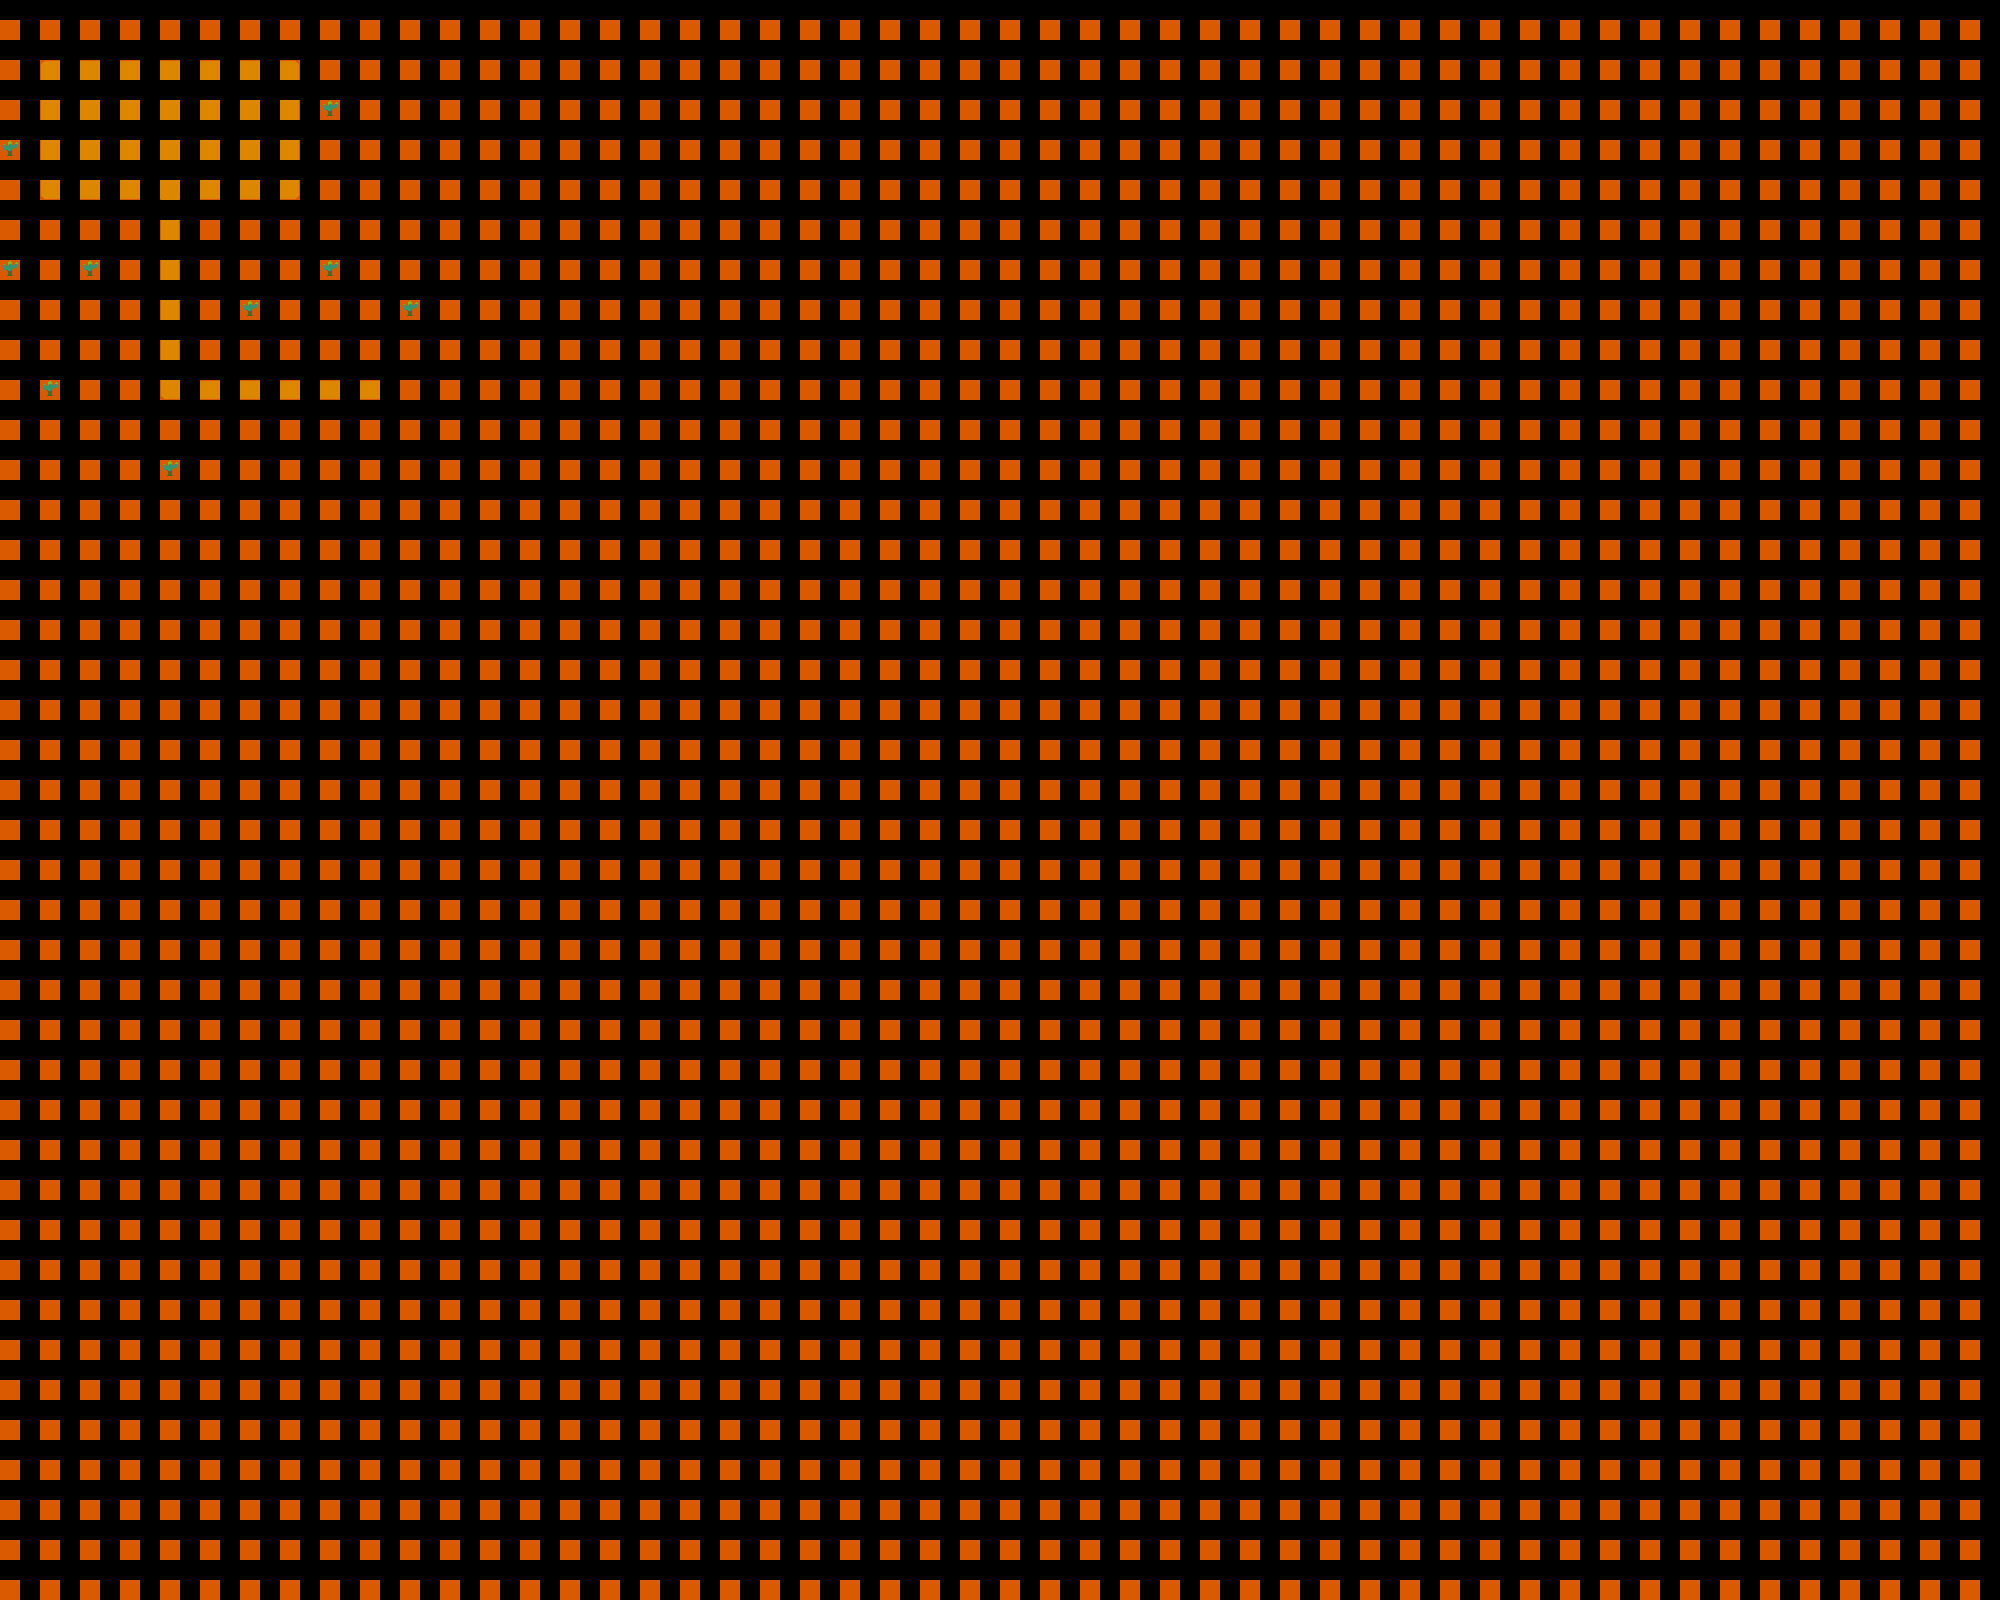

A level layout from a 2D game, rendered from its tile map. Below: a short description, then the map file with its tile-grid data intact:
An orthogonal 50x40 tile map with 40x40 px tiles, 1 tile layer (Tile Layer 1) and 8 objects (spawn).

<map version="1.11" tiledversion="1.11.2" orientation="orthogonal" renderorder="right-down" width="50" height="40" tilewidth="40" tileheight="40" infinite="0" nextlayerid="4" nextobjectid="9">
 <editorsettings>
  <export target="start.lua" format="lua" />
 </editorsettings>
 <tileset firstgid="1" source="../tilesets/desert.tsx" />
 <layer id="1" name="Tile Layer 1" width="50" height="40">
  <data encoding="csv">
2,2,2,2,2,2,2,2,2,2,2,2,2,2,2,2,2,2,2,2,2,2,2,2,2,2,2,2,2,2,2,2,2,2,2,2,2,2,2,2,2,2,2,2,2,2,2,2,2,2,
2,3,4,4,4,4,4,5,2,2,2,2,2,2,2,2,2,2,2,2,2,2,2,2,2,2,2,2,2,2,2,2,2,2,2,2,2,2,2,2,2,2,2,2,2,2,2,2,2,2,
2,19,20,20,20,20,20,21,34,2,2,2,2,2,2,2,2,2,2,2,2,2,2,2,2,2,2,2,2,2,2,2,2,2,2,2,2,2,2,2,2,2,2,2,2,2,2,2,2,2,
34,19,20,20,20,20,20,21,2,2,2,2,2,2,2,2,2,2,2,2,2,2,2,2,2,2,2,2,2,2,2,2,2,2,2,2,2,2,2,2,2,2,2,2,2,2,2,2,2,2,
2,35,36,36,66,36,36,37,2,2,2,2,2,2,2,2,2,2,2,2,2,2,2,2,2,2,2,2,2,2,2,2,2,2,2,2,2,2,2,2,2,2,2,2,2,2,2,2,2,2,
2,2,2,2,65,2,2,2,2,2,2,2,2,2,2,2,2,2,2,2,2,2,2,2,2,2,2,2,2,2,2,2,2,2,2,2,2,2,2,2,2,2,2,2,2,2,2,2,2,2,
34,2,34,2,65,2,2,2,34,2,2,2,2,2,2,2,2,2,2,2,2,2,2,2,2,2,2,2,2,2,2,2,2,2,2,2,2,2,2,2,2,2,2,2,2,2,2,2,2,2,
2,2,2,2,65,2,34,2,2,2,34,2,2,2,2,2,2,2,2,2,2,2,2,2,2,2,2,2,2,2,2,2,2,2,2,2,2,2,2,2,2,2,2,2,2,2,2,2,2,2,
2,2,2,2,65,2,2,2,2,2,2,2,2,2,2,2,2,2,2,2,2,2,2,2,2,2,2,2,2,2,2,2,2,2,2,2,2,2,2,2,2,2,2,2,2,2,2,2,2,2,
2,34,2,2,98,81,81,81,81,81,2,2,2,2,2,2,2,2,2,2,2,2,2,2,2,2,2,2,2,2,2,2,2,2,2,2,2,2,2,2,2,2,2,2,2,2,2,2,2,2,
2,2,2,2,2,2,2,2,2,2,2,2,2,2,2,2,2,2,2,2,2,2,2,2,2,2,2,2,2,2,2,2,2,2,2,2,2,2,2,2,2,2,2,2,2,2,2,2,2,2,
2,2,2,2,34,2,2,2,2,2,2,2,2,2,2,2,2,2,2,2,2,2,2,2,2,2,2,2,2,2,2,2,2,2,2,2,2,2,2,2,2,2,2,2,2,2,2,2,2,2,
2,2,2,2,2,2,2,2,2,2,2,2,2,2,2,2,2,2,2,2,2,2,2,2,2,2,2,2,2,2,2,2,2,2,2,2,2,2,2,2,2,2,2,2,2,2,2,2,2,2,
2,2,2,2,2,2,2,2,2,2,2,2,2,2,2,2,2,2,2,2,2,2,2,2,2,2,2,2,2,2,2,2,2,2,2,2,2,2,2,2,2,2,2,2,2,2,2,2,2,2,
2,2,2,2,2,2,2,2,2,2,2,2,2,2,2,2,2,2,2,2,2,2,2,2,2,2,2,2,2,2,2,2,2,2,2,2,2,2,2,2,2,2,2,2,2,2,2,2,2,2,
2,2,2,2,2,2,2,2,2,2,2,2,2,2,2,2,2,2,2,2,2,2,2,2,2,2,2,2,2,2,2,2,2,2,2,2,2,2,2,2,2,2,2,2,2,2,2,2,2,2,
2,2,2,2,2,2,2,2,2,2,2,2,2,2,2,2,2,2,2,2,2,2,2,2,2,2,2,2,2,2,2,2,2,2,2,2,2,2,2,2,2,2,2,2,2,2,2,2,2,2,
2,2,2,2,2,2,2,2,2,2,2,2,2,2,2,2,2,2,2,2,2,2,2,2,2,2,2,2,2,2,2,2,2,2,2,2,2,2,2,2,2,2,2,2,2,2,2,2,2,2,
2,2,2,2,2,2,2,2,2,2,2,2,2,2,2,2,2,2,2,2,2,2,2,2,2,2,2,2,2,2,2,2,2,2,2,2,2,2,2,2,2,2,2,2,2,2,2,2,2,2,
2,2,2,2,2,2,2,2,2,2,2,2,2,2,2,2,2,2,2,2,2,2,2,2,2,2,2,2,2,2,2,2,2,2,2,2,2,2,2,2,2,2,2,2,2,2,2,2,2,2,
2,2,2,2,2,2,2,2,2,2,2,2,2,2,2,2,2,2,2,2,2,2,2,2,2,2,2,2,2,2,2,2,2,2,2,2,2,2,2,2,2,2,2,2,2,2,2,2,2,2,
2,2,2,2,2,2,2,2,2,2,2,2,2,2,2,2,2,2,2,2,2,2,2,2,2,2,2,2,2,2,2,2,2,2,2,2,2,2,2,2,2,2,2,2,2,2,2,2,2,2,
2,2,2,2,2,2,2,2,2,2,2,2,2,2,2,2,2,2,2,2,2,2,2,2,2,2,2,2,2,2,2,2,2,2,2,2,2,2,2,2,2,2,2,2,2,2,2,2,2,2,
2,2,2,2,2,2,2,2,2,2,2,2,2,2,2,2,2,2,2,2,2,2,2,2,2,2,2,2,2,2,2,2,2,2,2,2,2,2,2,2,2,2,2,2,2,2,2,2,2,2,
2,2,2,2,2,2,2,2,2,2,2,2,2,2,2,2,2,2,2,2,2,2,2,2,2,2,2,2,2,2,2,2,2,2,2,2,2,2,2,2,2,2,2,2,2,2,2,2,2,2,
2,2,2,2,2,2,2,2,2,2,2,2,2,2,2,2,2,2,2,2,2,2,2,2,2,2,2,2,2,2,2,2,2,2,2,2,2,2,2,2,2,2,2,2,2,2,2,2,2,2,
2,2,2,2,2,2,2,2,2,2,2,2,2,2,2,2,2,2,2,2,2,2,2,2,2,2,2,2,2,2,2,2,2,2,2,2,2,2,2,2,2,2,2,2,2,2,2,2,2,2,
2,2,2,2,2,2,2,2,2,2,2,2,2,2,2,2,2,2,2,2,2,2,2,2,2,2,2,2,2,2,2,2,2,2,2,2,2,2,2,2,2,2,2,2,2,2,2,2,2,2,
2,2,2,2,2,2,2,2,2,2,2,2,2,2,2,2,2,2,2,2,2,2,2,2,2,2,2,2,2,2,2,2,2,2,2,2,2,2,2,2,2,2,2,2,2,2,2,2,2,2,
2,2,2,2,2,2,2,2,2,2,2,2,2,2,2,2,2,2,2,2,2,2,2,2,2,2,2,2,2,2,2,2,2,2,2,2,2,2,2,2,2,2,2,2,2,2,2,2,2,2,
2,2,2,2,2,2,2,2,2,2,2,2,2,2,2,2,2,2,2,2,2,2,2,2,2,2,2,2,2,2,2,2,2,2,2,2,2,2,2,2,2,2,2,2,2,2,2,2,2,2,
2,2,2,2,2,2,2,2,2,2,2,2,2,2,2,2,2,2,2,2,2,2,2,2,2,2,2,2,2,2,2,2,2,2,2,2,2,2,2,2,2,2,2,2,2,2,2,2,2,2,
2,2,2,2,2,2,2,2,2,2,2,2,2,2,2,2,2,2,2,2,2,2,2,2,2,2,2,2,2,2,2,2,2,2,2,2,2,2,2,2,2,2,2,2,2,2,2,2,2,2,
2,2,2,2,2,2,2,2,2,2,2,2,2,2,2,2,2,2,2,2,2,2,2,2,2,2,2,2,2,2,2,2,2,2,2,2,2,2,2,2,2,2,2,2,2,2,2,2,2,2,
2,2,2,2,2,2,2,2,2,2,2,2,2,2,2,2,2,2,2,2,2,2,2,2,2,2,2,2,2,2,2,2,2,2,2,2,2,2,2,2,2,2,2,2,2,2,2,2,2,2,
2,2,2,2,2,2,2,2,2,2,2,2,2,2,2,2,2,2,2,2,2,2,2,2,2,2,2,2,2,2,2,2,2,2,2,2,2,2,2,2,2,2,2,2,2,2,2,2,2,2,
2,2,2,2,2,2,2,2,2,2,2,2,2,2,2,2,2,2,2,2,2,2,2,2,2,2,2,2,2,2,2,2,2,2,2,2,2,2,2,2,2,2,2,2,2,2,2,2,2,2,
2,2,2,2,2,2,2,2,2,2,2,2,2,2,2,2,2,2,2,2,2,2,2,2,2,2,2,2,2,2,2,2,2,2,2,2,2,2,2,2,2,2,2,2,2,2,2,2,2,2,
2,2,2,2,2,2,2,2,2,2,2,2,2,2,2,2,2,2,2,2,2,2,2,2,2,2,2,2,2,2,2,2,2,2,2,2,2,2,2,2,2,2,2,2,2,2,2,2,2,2,
2,2,2,2,2,2,2,2,2,2,2,2,2,2,2,2,2,2,2,2,2,2,2,2,2,2,2,2,2,2,2,2,2,2,2,2,2,2,2,2,2,2,2,2,2,2,2,2,2,2
</data>
 </layer>
 <objectgroup id="2" name="markers">
  <object id="1" name="spawn" x="177.335" y="121.209">
   <point />
  </object>
 </objectgroup>
 <objectgroup color="#0433ff" id="3" name="collision">
  <object id="2" x="40" y="0" width="280" height="40" />
  <object id="3" x="320" y="0" width="40" height="200" />
  <object id="4" x="200" y="200" width="160" height="160" />
  <object id="5" x="0" y="200" width="160" height="200" />
  <object id="6" x="0" y="0" width="40" height="200" />
  <object id="7" x="0" y="400" width="400" height="40" />
  <object id="8" x="360" y="327.784" width="36.1802" height="32.2158" />
 </objectgroup>
</map>